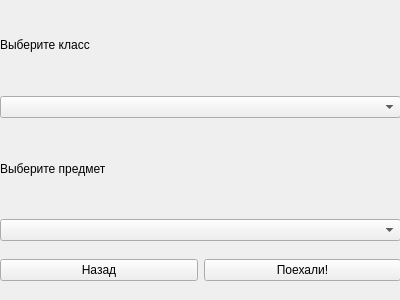
<?xml version="1.0" encoding="UTF-8"?>
<ui version="4.0">
 <class>Form</class>
 <widget class="QWidget" name="Form">
  <property name="geometry">
   <rect>
    <x>0</x>
    <y>0</y>
    <width>400</width>
    <height>300</height>
   </rect>
  </property>
  <property name="windowTitle">
   <string>Form</string>
  </property>
  <widget class="QWidget" name="gridLayoutWidget">
   <property name="geometry">
    <rect>
     <x>0</x>
     <y>0</y>
     <width>401</width>
     <height>241</height>
    </rect>
   </property>
   <layout class="QGridLayout" name="gridLayout">
    <item row="2" column="0">
     <widget class="QLabel" name="parent_sub_lbl">
      <property name="text">
       <string>Выберите предмет</string>
      </property>
     </widget>
    </item>
    <item row="1" column="0">
     <widget class="QComboBox" name="parent_class_combo"/>
    </item>
    <item row="0" column="0">
     <widget class="QLabel" name="parent_class_lbl">
      <property name="text">
       <string>Выберите класс</string>
      </property>
     </widget>
    </item>
    <item row="3" column="0">
     <widget class="QComboBox" name="parent_sub_combo"/>
    </item>
   </layout>
  </widget>
  <widget class="QWidget" name="horizontalLayoutWidget">
   <property name="geometry">
    <rect>
     <x>0</x>
     <y>240</y>
     <width>401</width>
     <height>61</height>
    </rect>
   </property>
   <layout class="QHBoxLayout" name="horizontalLayout">
    <item>
     <widget class="QPushButton" name="back_btn">
      <property name="text">
       <string>Назад</string>
      </property>
     </widget>
    </item>
    <item>
     <widget class="QPushButton" name="go_btn">
      <property name="text">
       <string>Поехали!</string>
      </property>
     </widget>
    </item>
   </layout>
  </widget>
 </widget>
 <resources/>
 <connections/>
</ui>
